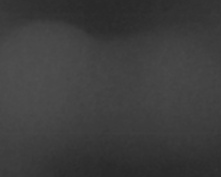
#> input picture scripts/image.png, 221 x 177 px
$ python -i image_processing.py   (imports and definitions only)
#> lines starting #> are read from the running program, lines starting #| are printed output that depends on the picture
"""
图像处理工具模块 - 性能优化版
提供图像增强、滑动窗口等图像处理功能
支持16位图像的输入和输出，保持处理精度
所有增强函数输出单通道图像，适合X射线等灰度图像处理
"""

import cv2
import numpy as np
from typing import List, Dict, Tuple, Optional


# [57 lines left out: functions apply_window_level, auto_window_level, not called in this run]


def apply_clahe_16bit(image: np.ndarray, clip_limit: float = 2.0,
                      tile_grid_size: Tuple[int, int] = (8, 8)) -> np.ndarray:
    """
    对16位图像应用CLAHE（自适应直方图均衡）

    Args:
        image: 输入图像（uint8或uint16）
        clip_limit: CLAHE的剪裁限制
        tile_grid_size: 网格大小

    Returns:
        处理后的图像（保持原始位深度）
    """
    if image.dtype == np.uint16:
        # OpenCV的CLAHE可以直接处理16位图像
        clahe = cv2.createCLAHE(clipLimit=clip_limit, tileGridSize=tile_grid_size)
        return clahe.apply(image)
    elif image.dtype == np.uint8:
        clahe = cv2.createCLAHE(clipLimit=clip_limit, tileGridSize=tile_grid_size)
        return clahe.apply(image)
    else:
        raise ValueError(f"Unsupported image dtype: {image.dtype}")


# [34 lines left out: function enhance_image_windowing, not called in this run]


def enhance_image_original(image: np.ndarray, output_bits: int = 8) -> np.ndarray:
    """
    原始图像增强处理方法

    Args:
        image: 输入图像（可能是16位）
        output_bits: 输出位深度（8或16）

    Returns:
        增强后的单通道图像
    """
    # 如果是3通道图像，转换为单通道
    if len(image.shape) == 3:
        image = cv2.cvtColor(image, cv2.COLOR_BGR2GRAY)

    # 根据输出位深度处理
    if output_bits == 16:
        if image.dtype == np.uint8:
            # 8位转16位，扩展动态范围
            image_processed = (image.astype(np.uint16) * 257)  # 257 = 65535/255
        else:
            image_processed = image.astype(np.uint16, copy=False)

        # 16位直方图均衡 - 使用优化版本
        image_equalized = histogram_equalize_16bit_fast(image_processed)
    else:
        # 转换为8位
        if image.dtype == np.uint16:
            image_processed = (image / 256).astype(np.uint8)
        else:
            image_processed = image.astype(np.uint8, copy=False)

        # 8位直方图均衡
        image_equalized = cv2.equalizeHist(image_processed)

    # CLAHE处理
    image_clahe = apply_clahe_16bit(image_equalized, clip_limit=2.0, tile_grid_size=(8, 8))

    return image_clahe


# [46 lines left out: functions histogram_equalize_16bit_fast, histogram_equalize_16bit, not called in this run]


def enhance_image(image: np.ndarray, mode: str = 'original', output_bits: int = 8) -> np.ndarray:
    """
    统一的图像增强接口

    Args:
        image: 输入图像（单通道或3通道）
        mode: 增强模式 ('original' 或 'windowing')
        output_bits: 输出位深度（8或16）

    Returns:
        增强后的单通道图像
    """
    if mode == 'windowing':
        return enhance_image_windowing(image, output_bits)
    else:
        return enhance_image_original(image, output_bits)


# [235 lines left out: functions sliding_window_crop_batch, sliding_window_crop_raw, center_pad_to_window, letterbox_to_window, sliding_window_crop, calculate_stride, not called in this run]

>>> import cv2
>>> picture = cv2.imread('../scripts/image.png')
#> picture is the input picture: shape (177, 221, 3); min 40, max 80, mean 60.8
>>> result = enhance_image(picture)
#> in enhance_image_original, `image_equalized = cv2.equalizeHist(image_processed)`:
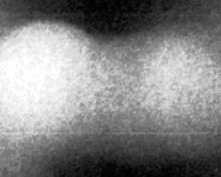
#> image_equalized: shape (177, 221); min 0, max 255, mean 131.5
